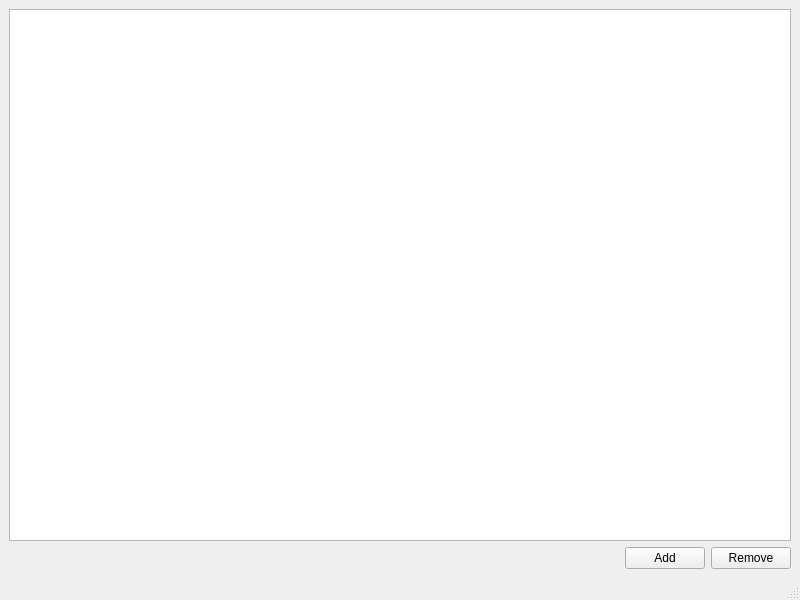
<?xml version="1.0" encoding="UTF-8"?>
<ui version="4.0">
 <class>ListPersonsWindow</class>
 <widget class="QMainWindow" name="ListPersonsWindow">
  <property name="geometry">
   <rect>
    <x>0</x>
    <y>0</y>
    <width>800</width>
    <height>600</height>
   </rect>
  </property>
  <property name="windowTitle">
   <string>Access Control - Allowed Persons Database</string>
  </property>
  <widget class="QWidget" name="centralwidget">
   <layout class="QVBoxLayout" name="verticalLayout_2">
    <item>
     <layout class="QVBoxLayout" name="verticalLayout">
      <item>
       <widget class="QListWidget" name="allowed_persons">
        <property name="sortingEnabled">
         <bool>true</bool>
        </property>
       </widget>
      </item>
      <item>
       <layout class="QHBoxLayout" name="horizontalLayout">
        <item>
         <spacer name="horizontalSpacer">
          <property name="orientation">
           <enum>Qt::Horizontal</enum>
          </property>
          <property name="sizeHint" stdset="0">
           <size>
            <width>40</width>
            <height>20</height>
           </size>
          </property>
         </spacer>
        </item>
        <item>
         <widget class="QPushButton" name="add">
          <property name="text">
           <string>Add</string>
          </property>
         </widget>
        </item>
        <item>
         <widget class="QPushButton" name="remove">
          <property name="text">
           <string>Remove</string>
          </property>
         </widget>
        </item>
       </layout>
      </item>
     </layout>
    </item>
   </layout>
  </widget>
  <widget class="QMenuBar" name="menubar">
   <property name="geometry">
    <rect>
     <x>0</x>
     <y>0</y>
     <width>800</width>
     <height>25</height>
    </rect>
   </property>
  </widget>
  <widget class="QStatusBar" name="statusbar"/>
 </widget>
 <resources/>
 <connections/>
</ui>
